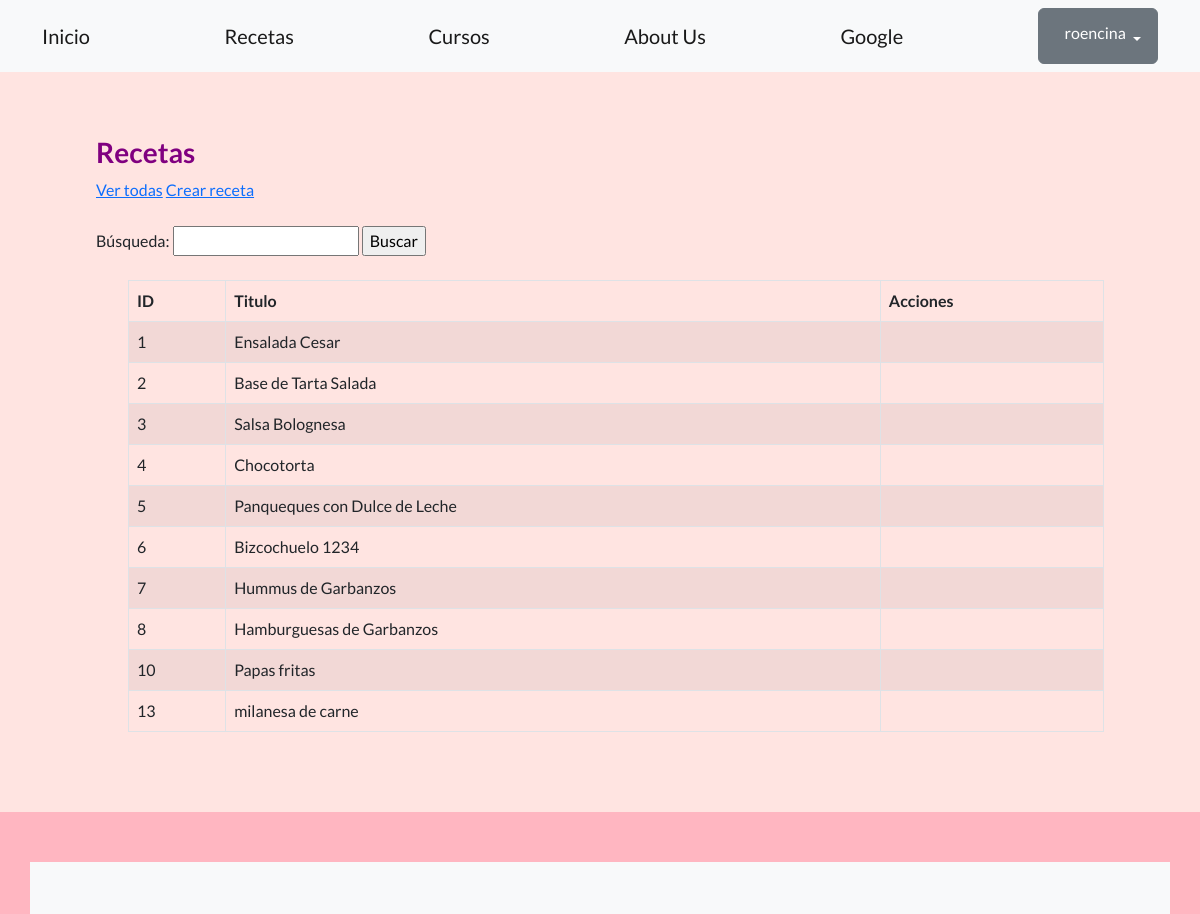
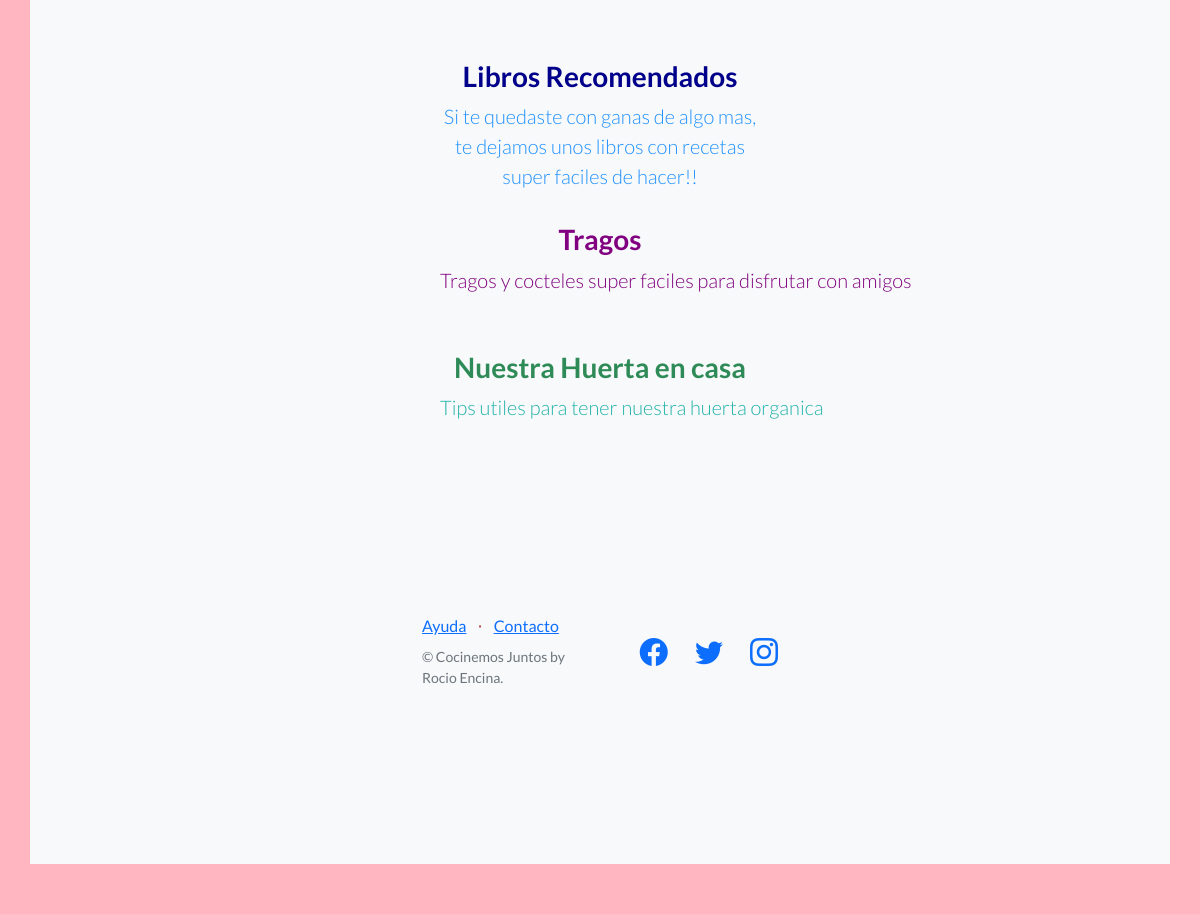
The app's page /comidas/recetas/ (signed in) with its own data (2 pictures, top to bottom).
### recetas/models.py (models this page shows, shortened)
class Todas(models.Model):
     tipo= models.CharField(max_length=100)
     titulo= models.CharField(max_length=100)
     creador = models.ForeignKey(User, on_delete=models.SET_NULL, null=True)

### recetas/views.py (the view)
# urls.py: path('recetas/', listar_recetas, name="lista_recetas"),
def listar_recetas (request):
    contexto= {
    "recetas":Todas.objects.all(),
    }
    http_response= render (
        request=request,
        template_name= 'recetas/lista_recetas.html',
        context=contexto,
    )
    return http_response

### blog_comidas/recetas/templates/recetas/lista_recetas.html (shortened to what this page needs)
{% extends "base.html" %}
{% block contenido %}
<h3 style="color:purple;"> Recetas </h3>
<a href="{% url 'lista_recetas' %}">Ver todas</a>
<a href="{% url 'crear_receta' %}">Crear receta</a>
<br><br>
<form action="{% url 'buscar_receta' %}" method="post">
  <label for="busqueda">Búsqueda:</label>
  <input type="text" id="busqueda" name="busqueda" />
  <input type="submit" value="Buscar" />
</form>
<br>
<ul>
  <table class="table table-striped table-bordered">
    <thead>
    <tr>
      <th>ID</th>
      <th>Titulo</th>
      <th>Acciones</th>
  </tr>
    </thead>
    <tbody>
      {% for recetas in recetas %}
        <td>{{ recetas.id }}</td>
        <td>{{ recetas.titulo }}</td>
        <td>
        </td>
      {% endfor %}
    </tbody>
  </table>
  {% endblock contenido %}

### templates_base/base.html (shortened to what this page needs)
{% load static %}
<!DOCTYPE html>
<html lang="en">
    <head>
        <link href="https://cdn.jsdelivr.net/npm/bootstrap-icons@1.5.0/font/bootstrap-icons.css" rel="stylesheet" type="text/css" />
        <link href="{% static 'css/styles.css' %}" rel="stylesheet" />
    <body>
    <nav class="navbar navbar-light bg-light static-top">
        <div class="container">
            <a class="navbar-brand" href="{% url 'inicio' %}">Inicio</a>
            <a class="navbar-brand" href="{% url 'lista_recetas' %}">Recetas</a>
            <a class="navbar-brand" href="{% url 'lista_cursos' %}">Cursos</a>
            <a class="navbar-brand" href="{% url 'about-us' %}">About Us</a>
            <a class="navbar-brand" href="https://www.google.com">Google</a>
            {% if user.is_authenticated %}
            <div class="dropdown">
                <button class="btn btn-secondary dropdown-toggle" type="button" id="dropdownMenuButton1" data-bs-toggle="dropdown" aria-expanded="false">
                    <div style="display: inline-flex;">
                        <span>{{ user.username }}</span>
                    </div>
                </button>
            </div>
            {% else %}
            <a class="btn btn-primary" href="{% url 'login' %}">Inicio sesión</a>
            <a class="btn btn-success" href="{% url 'registro' %}">Registro</a>
            {% endif %}
        </div>
    </nav>
    <section style="padding:4rem 6rem; background-color: mistyrose;">
        {% block contenido %}
        {% endblock contenido %}
    </section>
        <section style="padding: 50px 30px; background-color: lightpink;">
        <section class="features-icons bg-light text-center"style=" color: firebrick;">
            <div class="container">
                <div class="row">
                    <div style="display: flex; justify-content: center;">
                    <div class="col-lg-4">
                        <div class="features-icons-item mx-auto mb-5 mb-lg-0 mb-lg-2">
                            <h3> <a class="navbar-brand" href="{% url 'libro_recomendado' %}" style="color:darkblue;">Libros Recomendados</a> </h3>
                            <p class="lead mb-0"style="color: dodgerblue;">Si te quedaste con ganas de algo mas, te dejamos unos libros con recetas super faciles de hacer!!</p>
                        </div>
                        <br>
                    </div>
                    <br>
                    </div>
                    <br>
                    </div>
                    <div style="display: flex; justify-content: center;">
                       <div class="col-lg-4">
                        <div class="features-icons-item mx-auto mb-5 mb-lg-0 mb-lg-2">
                        <h3> <a class="navbar-brand" href="{% url 'lista_tragos' %}"  style="color: purple;">Tragos</h3>
                        <p class="lead mb-0"style="color: purple;">Tragos y cocteles super faciles para disfrutar con amigos</p>
                        </div>
                        <br>
                    </div>
                    <br>
                </div>
                <br>
                    </div>
                    <div style="display: flex; justify-content: center;">
                    <div class="col-lg-4">
                        <div class="features-icons-item mx-auto mb-0 mb-lg-2">
                            <h3> <a class="navbar-brand" href="{% url 'huerta_organica' %}" style="color: seagreen;"> Nuestra Huerta en casa</h3>
                            <p class="lead mb-0"style="color: lightseagreen;">Tips utiles para tener nuestra huerta organica</p>
                        </div>
        <footer class="footer bg-light">
            <div>
                <br>
                <br>
                <br>
                <br>
                <br>
            <div class="container">
                <div class="row">
                    <div class="col-lg-6 h-100 text-center text-lg-start my-auto">
                        <ul class="list-inline mb-2">
                            <li class="list-inline-item"><a href="#!">Ayuda</a></li>
                            <li class="list-inline-item">⋅</li>
                            <li class="list-inline-item"><a href="#!">Contacto</a></li>
                        </ul>
                        <p class="text-muted small mb-4 mb-lg-0">&copy; Cocinemos Juntos by Rocio Encina.</p>
                    </div>
                    <div class="col-lg-6 h-100 text-center text-lg-end my-auto">
                        <ul class="list-inline mb-0">
                           <li class="list-inline-item me-4">
                                <a href="https://www.facebook.com/Coderhouse/"><i class="bi-facebook fs-3"></i></a>
                            </li>
                            <li class="list-inline-item me-4">
                                <a href="https://twitter.com/coderhouse"><i class="bi-twitter fs-3"></i></a>
                            </li>
                            <li class="list-inline-item">
                                <a href="https://www.instagram.com/coderhouse"><i class="bi-instagram fs-3"></i></a>
                            </li>
                        </ul>
                    </div>
        </footer>
    </body>
</html>

### records on screen
Todas: id "1", titulo "Ensalada Cesar"
Todas: id "2", titulo "Base de Tarta Salada"
Todas: id "3", titulo "Salsa Bolognesa"
Todas: id "4", titulo "Chocotorta"
Todas: id "5", titulo "Panqueques con Dulce de Leche"
Todas: id "6", titulo "Bizcochuelo 1234"
Todas: id "7", titulo "Hummus de Garbanzos"
Todas: id "8", titulo "Hamburguesas de Garbanzos"
Todas: id "10", titulo "Papas fritas"
Todas: id "13", titulo "milanesa de carne"

### other values on screen
{{ user.username }} "roencina"
